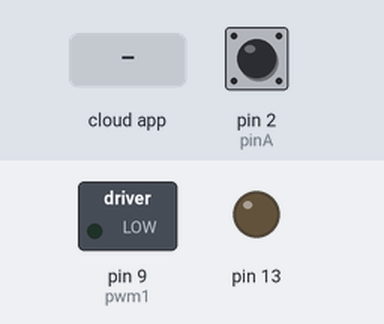
This sketch was run on a simulated Arduino Uno, built with avr-gcc and run on an emulated ATmega328P. Shown: switched loads named in the sketch (green lamp = pin HIGH), output pins drawn as LEDs (lit = HIGH). Inputs (shaded band) come from the test bench; at power-on: pin 2 (pinA) HIGH. The ROS host is connected and sends only what is stated.

Above: at 1.2 s.
1.3 s: the phone or cloud app sets linear.x to -100
At 2.1 s:
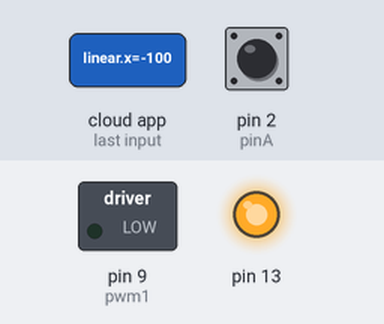
2.8 s: the phone or cloud app sets linear.x to 0
At 4.0 s:
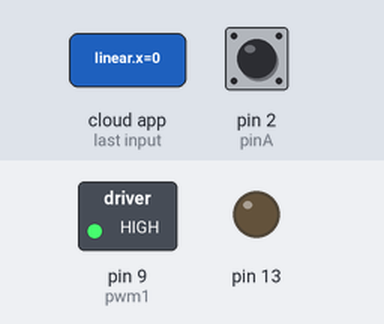
4.4 s: the phone or cloud app sets angular.z to -100
At 4.55 s:
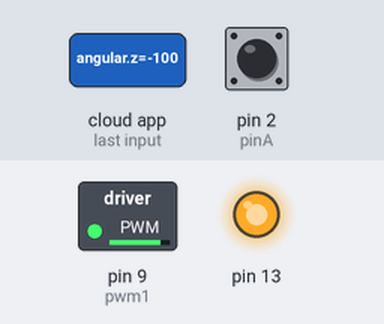
7.4 s: the phone or cloud app sets linear.x to 100
At 8.7 s:
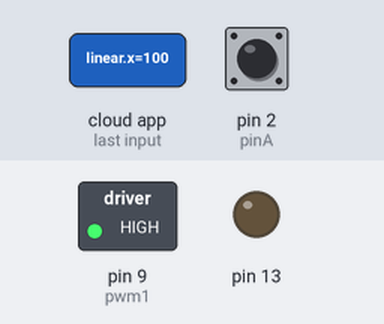
9.0 s: the phone or cloud app sets angular.z to 0
At 9.8 s:
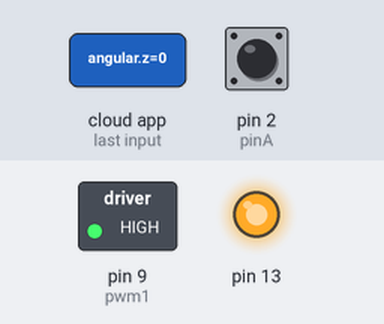
10.5 s: the phone or cloud app sets angular.z to 100
At 11.4 s:
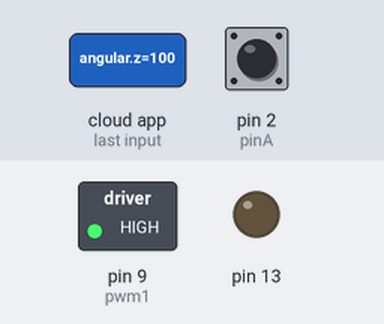
Timing chart, 0 to 13.0 s (numbered marks = the images above; inputs shaded):
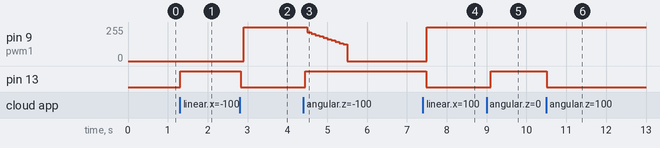

The sketch:

sub_cmd_vel.ino
```cpp
#include<ros.h>
#include<ros/time.h>
#include<tf/transform_broadcaster.h>
#include<geometry_msgs/Twist.h>
#include <Wire.h>
#include <MsTimer2.h> //中断库

float wheelDist = 0.1;
float wheelRadius = 0.044;
int left_vel = 0;
int right_vel = 0;

int pinA=2; // 定义2号端口为A脉冲输入端口
int pinB=3;// 定义3号端口为B脉冲输入端口
int pwm1=9;//pwm1输出口
int ppsA=0; //记录A脉冲的次数
int pusNum=350;
int velocity=0; //速度

int kp=6;
int ki=2;
int pwm_num=0;
int bias=0;
int last_bias=0;

ros::NodeHandle nh;

void calculate_vel(const geometry_msgs::Twist& cmd_vel)
{
  digitalWrite(13, HIGH-digitalRead(13));
  float v = cmd_vel.linear.x;
  float w = cmd_vel.angular.z;
  left_vel = 100*(v-w*wheelDist/2);//danwei cm/s
  right_vel = 100*(v+w*wheelDist/2);
}

void flash()
{
  velocity=v(ppsA); //计算速度,单位cm/s
  Serial.print(velocity);
  vel_pid(velocity,right_vel);
  analogWrite(pwm1,pwm_num);
  ppsA=0;    //脉冲A计数归0
}

void CountA() {
  ppsA++;
}

void vel_pid(int velocity,int cmd_vel)//计算pwm输出
{
  bias=cmd_vel-velocity;
  pwm_num+=kp*(bias-last_bias)+ki*bias;
  last_bias=bias;
  if(pwm_num>255){pwm_num=255;}
  else if(pwm_num<120){pwm_num=0;}
}

int v(int n) //转速计算函数
{
  int vel =135*n/pusNum; // n/(pusNum*0.1)
  return vel;
}

geometry_msgs::Twist current_vel;
ros::Subscriber<geometry_msgs::Twist> sub("cmd_vel", &calculate_vel);
ros::Publisher pub_vel("pub_vel", &current_vel);

void setup() {
  pinMode(13, OUTPUT);
  pinMode(pwm1, OUTPUT);
  attachInterrupt(0,CountA, FALLING);
  MsTimer2::set(100, flash);       // 中断设置函数，0.1s
  MsTimer2::start();   //开始计时
  nh.initNode();
  nh.subscribe(sub);
  nh.advertise(pub_vel);
}

void loop() {
  // put your main code here, to run repeatedly:
  current_vel.linear.x=velocity;
  pub_vel.publish(&current_vel);
  nh.spinOnce();
  delay(100);
}
```

Measured:
- after the input at 1.3 s, pin 13: LOW → HIGH at once
- after the input at 2.8 s, pin 9 (pwm1): 0/255 → 255/255 after 0.10 s; pin 13: HIGH → LOW at once
- after the input at 4.4 s, pin 9 (pwm1): moves from 255/255 to 0/255 over 1.0 s, starting after 0.10 s; pin 13: LOW → HIGH after 0.05 s
- after the input at 7.4 s, pin 9 (pwm1): 0/255 → 255/255 after 0.10 s; pin 13: HIGH → LOW after 0.08 s
- after the input at 9.0 s, pin 13: LOW → HIGH after 0.10 s
- after the input at 10.5 s, pin 13: HIGH → LOW at once
